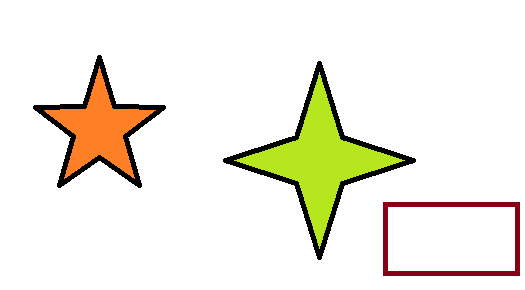
//> input picture 20190612-图形的矩/图形的矩/ju.png, 525 x 290 px
$ ./源2   (built with g++ and OpenCV 4)
//> lines starting //> are read from the running program, lines starting //| are printed output that depends on the picture; after the words box and inside, x2 and y2 are one past the last pixel; in counts of white or black regions, pixels touching at a corner belong together
#include<opencv2\opencv.hpp>
#include<iostream>
using namespace std;
using namespace cv;
int main()
{
	Mat src1 = imread("e:\\ju.png");       //lena.jpg
//> src1 is the input picture: 290 rows x 525 cols, CV_8UC3; mean B, G, R 225.7, 237.6, 240.7
	Mat src2 = imread("e:\\ju.png");   // lena.jpg   两张都是lena图像，输出结果是0
	cvtColor(src1, src1, COLOR_BGR2GRAY);
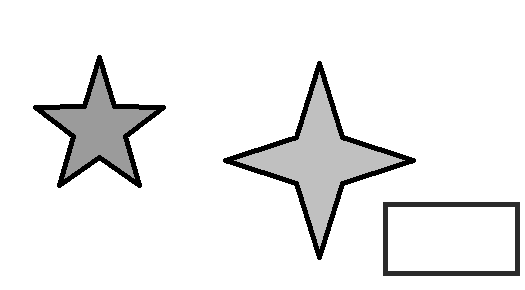
//> src1: 290 rows x 525 cols, CV_8UC1; min 0, max 255, mean 237.2
	cvtColor(src2, src2, COLOR_BGR2GRAY);
	threshold(src1, src1, 100, 255, THRESH_BINARY);
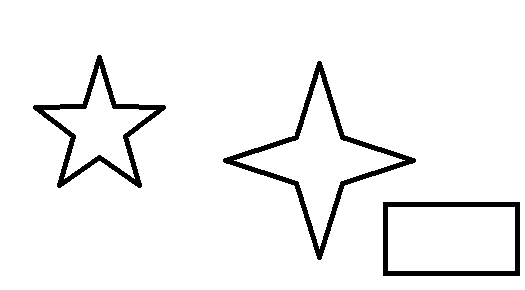
//> src1: 290 rows x 525 cols, CV_8UC1; 95.1% white; 3 black regions, box (x1, y1, x2, y2) and area: (223, 61, 416, 260) 3016, (33, 55, 166, 188) 2429, (383, 202, 520, 276) 2010
    threshold(src2, src2, 100, 255, THRESH_BINARY);
	Canny(src1, src1, 50, 120);
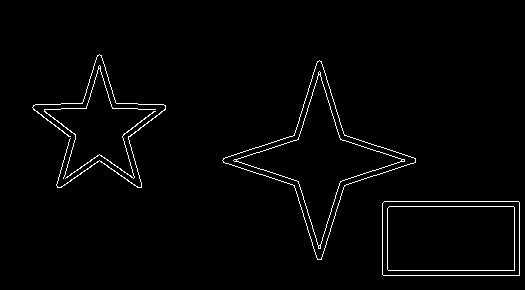
//> src1: 290 rows x 525 cols, CV_8UC1; 1.9% white in thin lines or dots, all inside (x1, y1, x2, y2) = (32, 54, 520, 276)
	Canny(src2, src2, 50, 120);
	vector<vector<Point>>contours1, contours2;
	vector<Vec4i>hierarchy1, hierarchy2;
	findContours(src1, contours1, hierarchy1, RETR_TREE, CHAIN_APPROX_SIMPLE);
//> contours1 = 16 contours, 5 with area under 20; largest, box (x1, y1, x2, y2) and area: (222, 60, 416, 260) 10340, (222, 60, 416, 260) 10334, (382, 201, 520, 276) 10135, (382, 201, 520, 276) 10134, (387, 206, 515, 271) 8125
	findContours(src2, contours2, hierarchy2, RETR_TREE, CHAIN_APPROX_SIMPLE);
//> contours2 has the same summary as contours1
	double result=matchShapes(contours1[0],contours2[0],CV_CONTOURS_MATCH_I1,0);
//> result = 0
	cout<<result<<endl;
//| 0
	system("pause");
	return 0;
}
